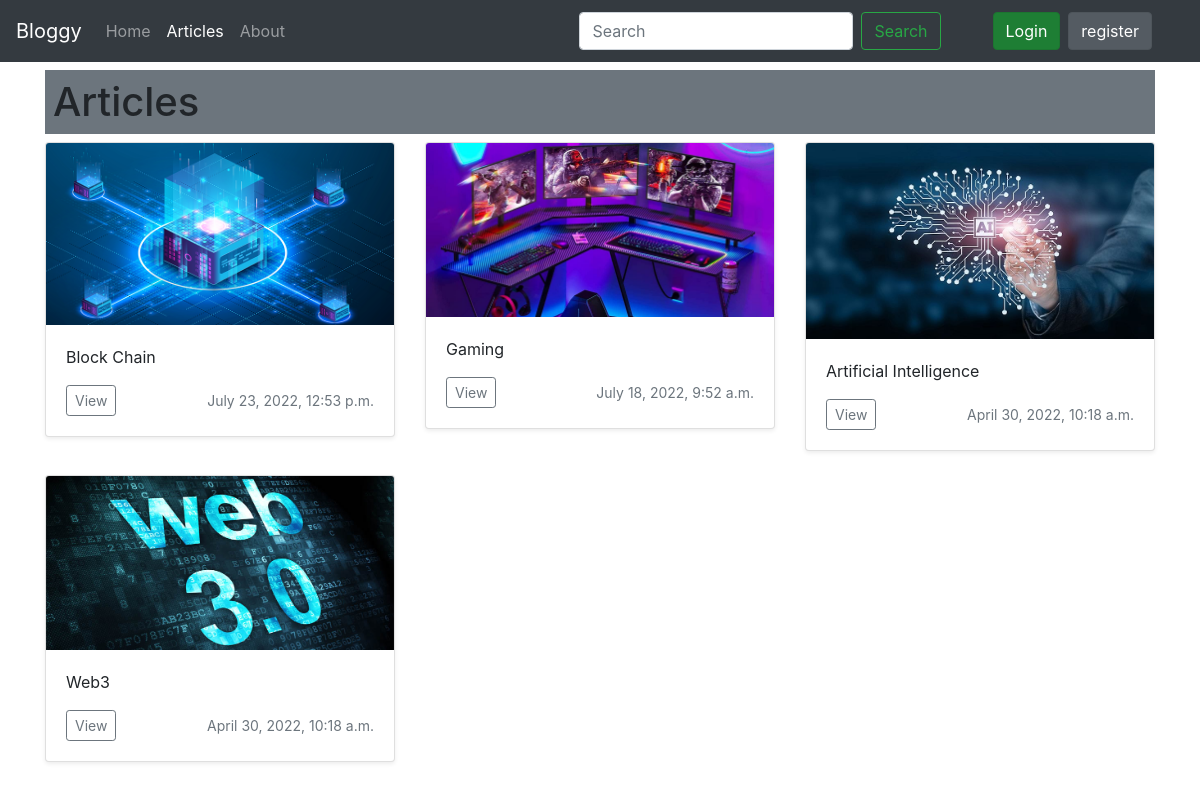
The app's page /articles/ with its own data.
### articles/models.py (models this page shows, shortened)
class Article(models.Model):
    title = models.CharField(max_length=100)
    slug = models.SlugField()
    body = RichTextField()
    created_at = models.DateTimeField(auto_now_add=True)
    thumbnail = models.ImageField(default= 'default.png', blank=True)
    author = models.ForeignKey(User,default=None, on_delete=models.CASCADE)
    class Meta:
        ordering = ['-created_at']

### articles/views.py (the view)
# urls.py: path('',views.index, name='index'),
def index(request):
    articles = Article.objects.all()
    context = {
        'articles': articles
    }
    return render(request, 'articles/index.html',context)

### templates/articles/index.html (shortened to what this page needs)
{% extends 'base_layout.html' %}
{% block content %}
<div class="container">
    <div class="row">
        <div class="col-md-12">
            <h1 class="mt-2 p-2 bg-secondary">Articles</h1>
            <div class="row">
                {% for article in articles %}
                <div class="col-md-4">
                    <div class="card mb-4 shadow-sm">
                        <img class="card-img-top" src="{{ article.thumbnail.url }}" alt="Card image cap">
                        <div class="card-body">
                            <p class="card-text">{{ article.title }}</p>
                            <div class="d-flex justify-content-between align-items-center">
                                <div class="btn-group">
                                    <a href="/articles/{{ article.slug }}/" class="btn btn-sm btn-outline-secondary">View</a>
                                </div>
                                <small class="text-muted">{{ article.created_at }}</small>
                            </div>
                        </div>
                    </div>
                </div>
                {% endfor %}
            </div>
        </div>
    </div>
{% endblock %}

### records on screen
Article: thumbnail (picture), title "Block Chain", created_at "July 23, 2022, 12:53 p.m."
Article: thumbnail (picture), title "Gaming", created_at "July 18, 2022, 9:52 a.m."
Article: thumbnail (picture), title "Artificial Intelligence", created_at "April 30, 2022, 10:18 a.m."
Article: thumbnail (picture), title "Web3", created_at "April 30, 2022, 10:18 a.m."
